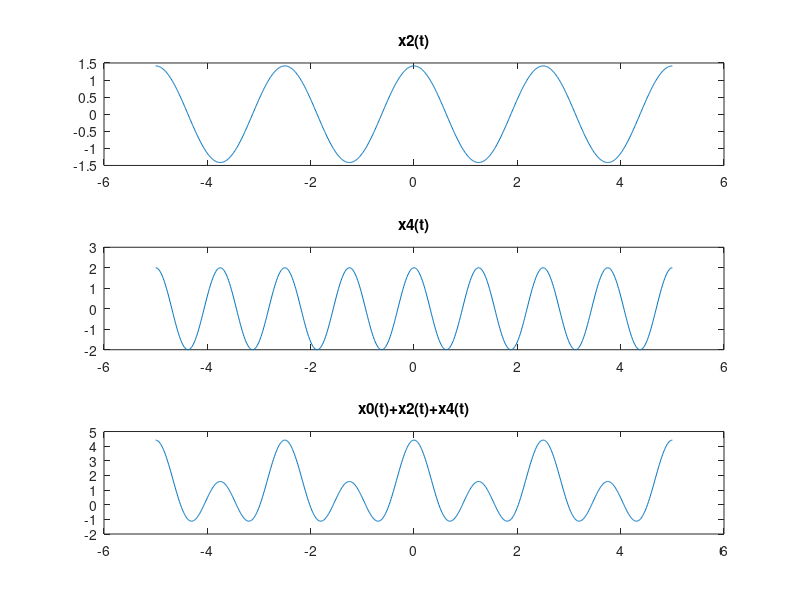

The MATLAB source for this figure:
clc
clear all
close all
t = -5:0.01:5; % duration of signal
% dc component for k=0
x0 = 1;

% second harmonic components for k=?2 and k=2
x2 = (exp(j*(pi/4)))*exp(j*(-2)*(2*pi/5)*t)+(exp(j*(pi/4)))*exp(j*(2)*(2*pi/5)*t);
y2 = x0 + x2; % sum of all components until second harmonic

% fourth harmonic components for k=?4 and k=4
x4 = (2*exp(j*(pi/3)))*exp(j*(-4)*(2*pi/5)*t)+(2*exp(j*(pi/3)))*exp(j*(4)*(2*pi/5)*t);
x = x0 + x2 + x4; % sum of all components until fourth harmonic
figure;
subplot(3,1,1);
plot(t,x2);
title('x2(t)');

subplot(3,1,2);
plot(t,x4);

title('x4(t)');
subplot(3,1,3);
plot(t,x);
title('x0(t)+x2(t)+x4(t)');
